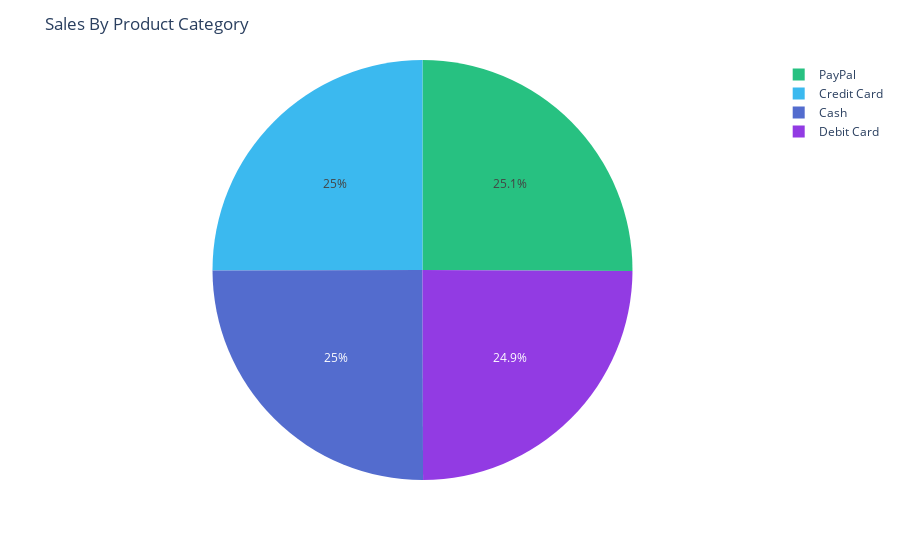

The cell this chart's notebook holds for it:
### Code cell
# ------------------------------Payment Preferences-------------------------------
fig = px.pie(
    data_frame=payment_method,
    names="Payment_Method",
    values="count",
    color_discrete_sequence=["#27C181", "#3BB9EF", "#536CCE", "#923BE3"]
)
fig.update_layout(
    title_text="Sales By Product Category"
)
fig.show()


fig, axis = plt.subplots(2, 2, figsize=(20, 9))

# -------------------------------Discount Strategy Impact In Amount-------------------------
sns.scatterplot(
    data=df,
    x="Discount_Applied(%)",
    y="Total_Amount(USD)",
    ax=axis[0, 0],
    color="purple"
)
axis[0, 0].set_title("Discount Strategy Impact In Amount", fontweight='bold', fontsize=18)

axis[0, 0].xaxis.set_major_formatter(ticker.StrMethodFormatter("%{x:,.0f}"))
axis[0, 0].yaxis.set_major_formatter(ticker.StrMethodFormatter("${x:,.0f}"))
axis[0, 0].set_xlabel("Discount Applied", fontweight='bold')
axis[0, 0].set_ylabel("Total Amount", fontweight='bold')


# -------------------------------Discount Strategy Impact In Transactions-------------------------

sns.histplot(
    data=df,
    x="Discount_Applied(%)",
    bins=20,
    ax=axis[0, 1],
    color="#8E0450"
)
axis[0, 1].set_title("Discount Strategy Impact In Transactions", fontweight='bold', fontsize=18)
axis[0, 1].set_xlabel("Discount Applied", fontweight='bold')
axis[0, 1].set_ylabel("Number of Transactions", fontweight='bold')
axis[0, 1].xaxis.set_major_formatter(ticker.StrMethodFormatter("%{x:,.0f}"))

# ------------------------------------------Price Sensitivity-------------------------------------

sns.boxplot(
    data=df,
    x="Quantity",
    y="Price(USD)",
    ax=axis[1, 0],
    hue="Quantity",
    palette="flare",
    legend=False
)
axis[1, 0].set_title("Price Sensitivity", fontweight='bold', fontsize=18)
axis[1, 0].set_xlabel("Quantity", fontweight='bold')
axis[1, 0].set_ylabel("Price", fontweight='bold')
axis[1, 0].yaxis.set_major_formatter(ticker.StrMethodFormatter("${x:,.0f}"))


# -----------------------------------------Customer Base Size------------------------------------

sns.barplot(
    data=customer_df,
    x="Customers",
    y="Number of Customer",
    ax=axis[1, 1],
    hue="Customers",
    palette="flare"
)

for index in range(len(customer_df)):
    try:
        axis[1, 1].bar_label(axis[1, 1].containers[index])
    except:
        pass

axis[1, 1].set_title("Customer Base Size", fontweight='bold', fontsize=18)
axis[1, 1].set_xlabel("Customers", fontweight='bold')
axis[1, 1].set_ylabel("Number of Customers", fontweight='bold')

fig.tight_layout()
plt.show()

### Figure 1 — Plotly figure (JSON) as saved in the notebook; plotly's stock layout.template omitted (floating-point values rounded to 4 significant figures)
{"data": [{"domain": {"x": [0, 1], "y": [0, 1]}, "hovertemplate": "Payment_Method=%{label}<br>count=%{value}<extra></extra>", "labels": ["PayPal", "Credit Card", "Cash", "Debit Card"], "legendgroup": "", "name": "", "showlegend": true, "type": "pie", "values": [25067, 25034, 25008, 24891]}], "layout": {"legend": {"tracegroupgap": 0}, "margin": {"t": 60}, "piecolorway": ["#27C181", "#3BB9EF", "#536CCE", "#923BE3"], "title": {"text": "Sales By Product Category"}}}
